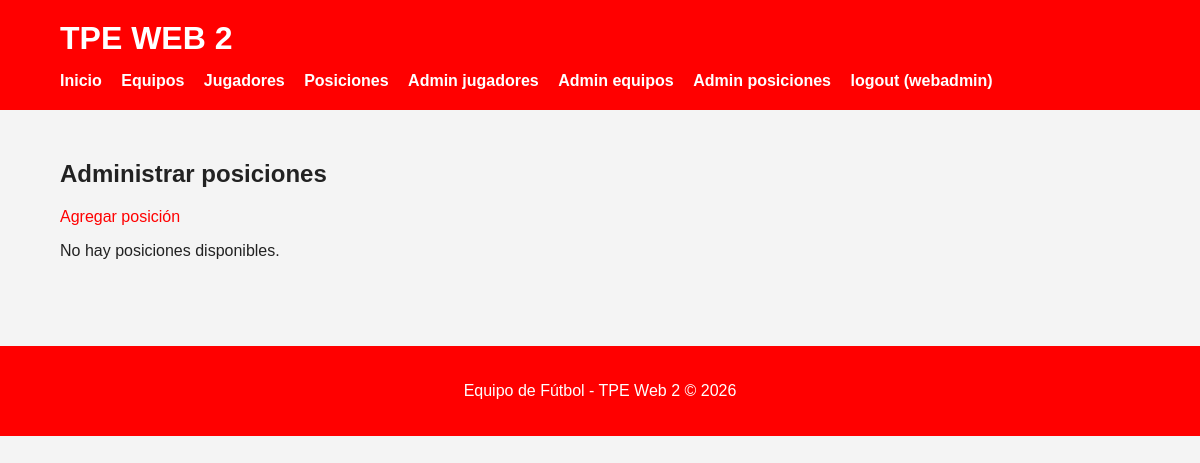
Page /tpe_parte2_2026/admin_posiciones (signed in) on the earlier database version.
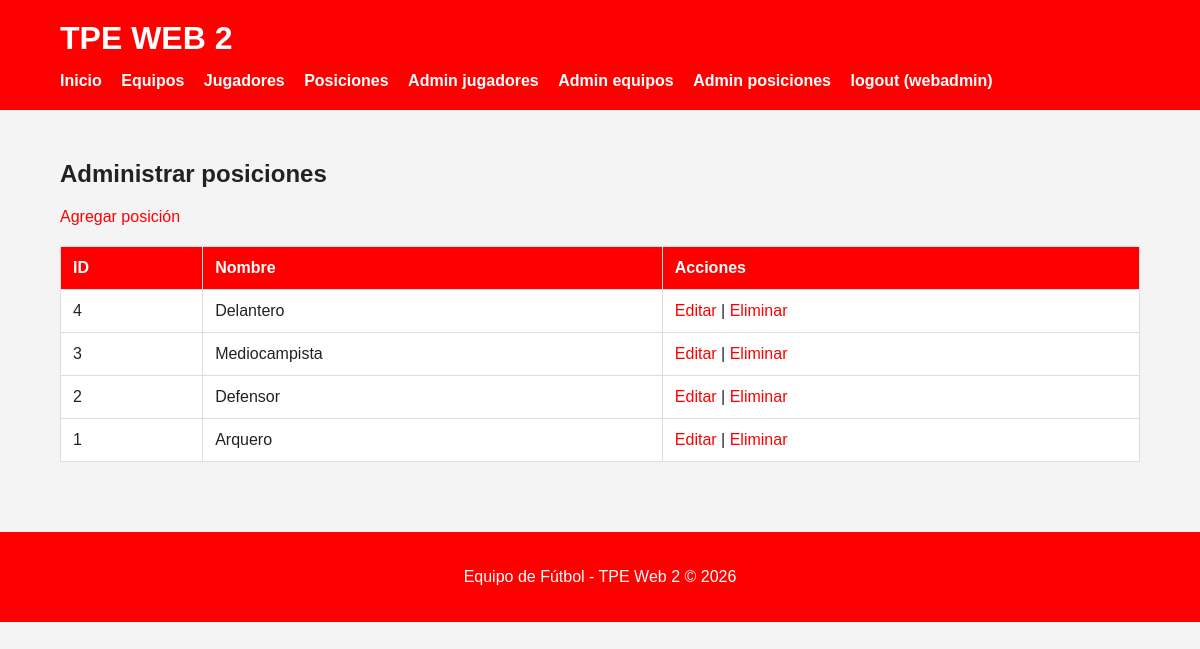
Same page on the later database version.
### tables this page shows
CREATE TABLE `posicion` (
  `id` int(11) NOT NULL,
  `nombre` varchar(100) NOT NULL
);

### tpe_parte2_2026/app/views/posicion_view.php (called while the page is built, shortened)
<?php
class PosicionView {
    public function showAdminPosiciones($posiciones, $user) {
        require_once './phtml/layouts/header.phtml';
        require_once './phtml/posiciones/admin_list_posicion.phtml';
        require_once './phtml/layouts/footer.phtml';
    }
}
?>

### tpe_parte2_2026/app/controllers/posicion_controller.php (called while the page is built, shortened)
<?php
require_once __DIR__ . '/../models/posicion_model.php';
require_once __DIR__ . '/../views/posicion_view.php';
class PosicionController {
    private $model;
    private $view;
    public function __construct() {
        $this->model = new PosicionModel();
        $this->view = new PosicionView();
    }
    public function adminPosiciones($request) {
        $posiciones = $this->model->getAll();
        $this->view->showAdminPosiciones($posiciones, $request->user);
    }
}
?>

### tpe_parte2_2026/app/models/database_model.php (called while the page is built, shortened)
<?php
class DatabaseModel {
    protected $db;
    public function __construct() {
        try {
            $this->db = new PDO(
                "mysql:host=" . MYSQL_HOST . ";charset=utf8mb4",
                MYSQL_USER,
                MYSQL_PASS,
                [
                    PDO::ATTR_ERRMODE => PDO::ERRMODE_EXCEPTION,
                    PDO::ATTR_DEFAULT_FETCH_MODE => PDO::FETCH_OBJ,
                ]
            );
            $this->deploy();
            $this->db = new PDO(
                "mysql:host=" . MYSQL_HOST .
                ";dbname=" . MYSQL_DB .
                ";charset=utf8mb4",
                MYSQL_USER,
                MYSQL_PASS,
                [
                    PDO::ATTR_ERRMODE => PDO::ERRMODE_EXCEPTION,
                    PDO::ATTR_DEFAULT_FETCH_MODE => PDO::FETCH_OBJ,
                ]
            );
        } catch (PDOException $e) {
            die("Error de base de datos: " . $e->getMessage());
        }
    }
    private function deploy() {
        $this->db->exec(
            "CREATE DATABASE IF NOT EXISTS " . MYSQL_DB . "
            CHARACTER SET utf8mb4
            COLLATE utf8mb4_unicode_ci"
        );
        $this->db->exec("USE " . MYSQL_DB);
        $query = $this->db->query(
            "SHOW TABLES LIKE 'usuario'"
        );
        $tableExists = $query->fetchColumn();
    }
}

### tpe_parte2_2026/app/models/posicion_model.php (called while the page is built, shortened)
<?php
require_once __DIR__ . '/database_model.php';
class PosicionModel extends DatabaseModel{
    public function getAll(){
        $query = $this->db->prepare("SELECT * FROM posicion ORDER BY id DESC");
        $query->execute();
        return $query->fetchAll();
    }
}
?>

### tpe_parte2_2026/phtml/posiciones/admin_list_posicion.phtml (the view)
<h2>Administrar posiciones</h2>
<a href="<?= BASE_URL ?>admin_posicion_add" class="btn">
    Agregar posición
</a>
<?php if (empty($posiciones)): ?>
    <p>No hay posiciones disponibles.</p>
<?php else: ?>
    <table>
        <thead>
            <tr>
                <th>ID</th>
                <th>Nombre</th>
                <th>Acciones</th>
            </tr>
        </thead>
        <tbody>
            <?php foreach ($posiciones as $posicion): ?>
                <tr>
                    <td>
                        <?= htmlspecialchars($posicion->id) ?>
                    </td>
                    <td>
                        <?= htmlspecialchars($posicion->nombre) ?>
                    </td>
                    <td>
                        <a href="<?= BASE_URL ?>admin_posicion_edit/<?= $posicion->id ?>">
                            Editar
                        </a>
                        |
                        <a
                            href="<?= BASE_URL ?>admin_posicion_delete/<?= $posicion->id ?>"
                            onclick="return confirm('¿Eliminar posición?')"
                        >
                            Eliminar
                        </a>
                    </td>
                </tr>
            <?php endforeach; ?>
        </tbody>
    </table>
<?php endif; ?>

### tpe_parte2_2026/index.php (shortened to what this page needs)
<?php
require_once __DIR__ . '/app/controllers/posicion_controller.php';
function requireAuth($request) {
    return (new GuardMiddleware())->run($request);
}
$action = 'home';
if (!empty($_GET['action'])) {
    $action = $_GET['action'];
}
$params = explode('/', $action);
$request = new stdClass();
$request = (new SessionMiddleware())->run($request);
switch ($params[0]) {
    case 'admin_posiciones':
        $request = requireAuth($request);
        $controller = new PosicionController();
        $controller->adminPosiciones($request);
    break;
}
?>

### tpe_parte2_2026/phtml/layouts/header.phtml (shortened to what this page needs)
<!DOCTYPE html>
<html lang="es">
<head>
    <link
        rel="stylesheet"
        href="<?= BASE_URL ?>public/css/style.css"
    >
</head>
<body>
<header class="header">
    <div class="container">
        <h1>TPE WEB 2</h1>
        <nav>
            <a href="<?= BASE_URL ?>home">
                Inicio
            </a>
            <a href="<?= BASE_URL ?>equipos">
                Equipos
            </a>
            <a href="<?= BASE_URL ?>jugadores">
                Jugadores
            </a>
            <a href="<?= BASE_URL ?>posiciones">
                Posiciones
            </a>
            <?php if ($user): ?>
                <a href="<?= BASE_URL ?>admin_jugadores">
                    Admin jugadores
                </a>
                <a href="<?= BASE_URL ?>admin_equipos">
                    Admin equipos
                </a>
                <a href="<?= BASE_URL ?>admin_posiciones">
                    Admin posiciones
                </a>
                <a href="<?= BASE_URL ?>logout">
                    logout (<?= htmlspecialchars(is_object($user) ? $user->username : $user['username']) ?>)
                </a>
            <?php else: ?>
                <a href="<?= BASE_URL ?>login">
                    Login
                </a>
            <?php endif; ?>
        </nav>
    </div>
</header>
<main class="container">

### tpe_parte2_2026/phtml/layouts/footer.phtml
</main>
<footer>
    <p>Equipo de Fútbol - TPE Web 2 © 2026</p>
</footer>
</body>
</html>

### tpe_parte2_2026/public/css/style.css (style rules this page uses)
body { margin: 0; font-family: Arial, Helvetica, sans-serif; background-color: #f4f4f4; color: #222; }
a { color: red; text-decoration: none; }
.container { width: 90%; max-width: 1200px; margin: auto; }
main { padding: 30px 0; }
header { background-color: red; color: white; padding: 20px 0; }
header h1 { margin: 0; }
header nav { margin-top: 15px; }
header nav a { color: white; font-weight: bold; margin-right: 15px; }
table, .admin-table { width: 100%; margin-top: 20px; border-collapse: collapse; background-color: white; }
th, td { border: 1px solid #ddd; padding: 12px; text-align: left; }
th { background-color: red; color: white; }
footer { margin-top: 40px; padding: 20px; background-color: red; color: white; text-align: center; }

Differences in the rows shown:
added posicion: id "4", nombre "Delantero"
added posicion: id "3", nombre "Mediocampista"
added posicion: id "2", nombre "Defensor"
added posicion: id "1", nombre "Arquero"
Other differences:
text no longer shown: "No hay posiciones disponibles."
text now shown: "ID Nombre Acciones"
